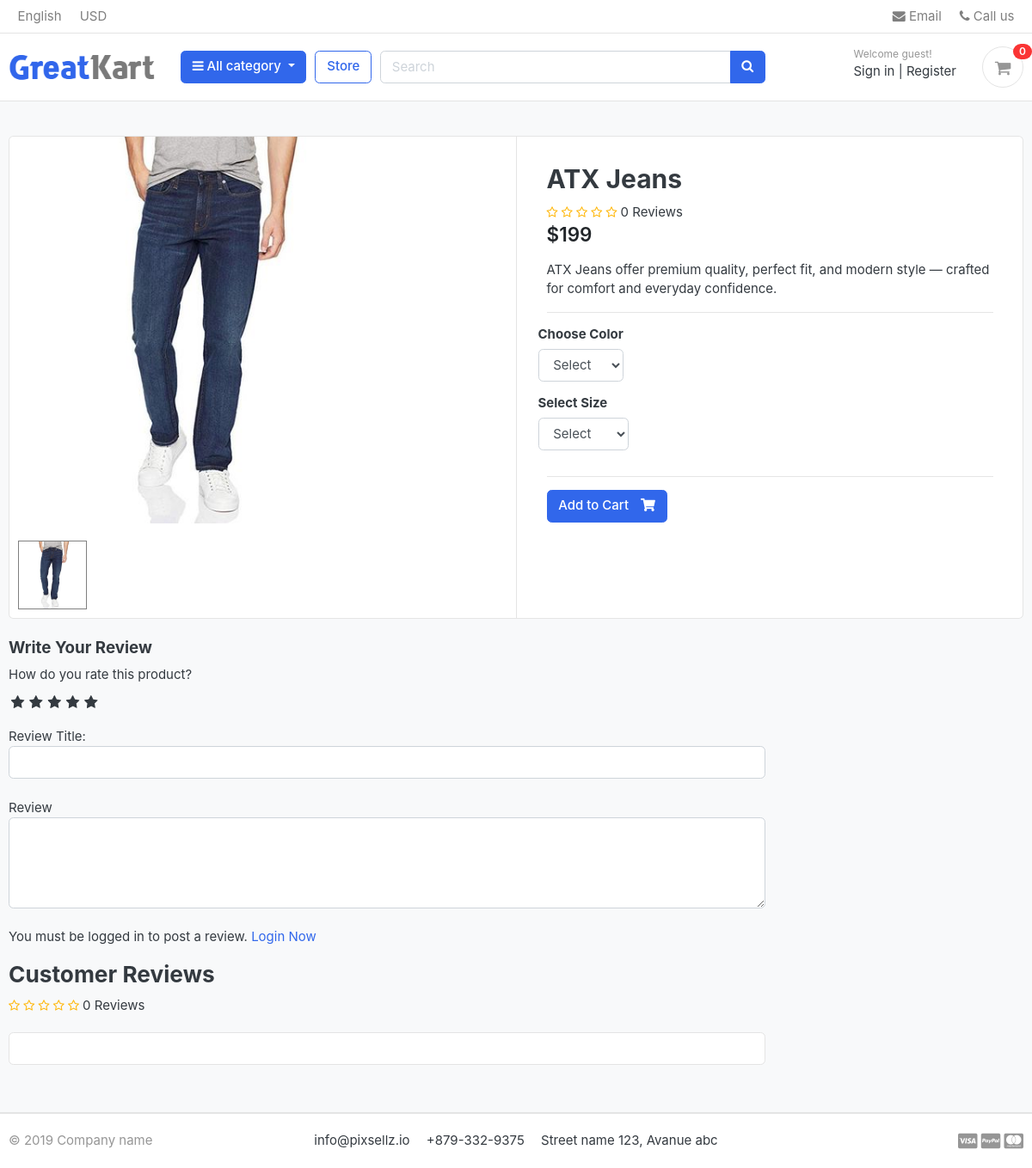
/store/category/jeans/atx-jeans/, run on the app's committed database.
### store/models.py (models this page shows, shortened)
class Product(models.Model):
    product_name = models.CharField(max_length=200, unique=True)
    slug = models.CharField(max_length=200, unique=True)
    product_description = models.TextField(max_length=500, blank=True)
    price = models.IntegerField()
    image = models.ImageField(upload_to='photos/products')
    stock = models.IntegerField()
    is_available = models.BooleanField(default=True)
    category = models.ForeignKey(Category, on_delete=models.CASCADE)
    created_date = models.DateTimeField(auto_now_add=True)
    modified_date = models.DateTimeField(auto_now=True)
    def averageReview(self):
        reviews = ReviewRating.objects.filter(product=self, status=True).aggregate(average=Avg('rating'))
        avg = 0
        if reviews['average'] is not None:
            avg = float(reviews['average'])
        return avg
    def countReview(self):
        reviews = ReviewRating.objects.filter(product=self, status=True).aggregate(count=Count('rating'))
        count = 0
        if reviews['count'] is not None:
            count = int(reviews['count'])
        return count

### store/views.py (the view)
# urls.py: path('category/<slug:category_slug>/<slug:product_slug>/', views.product_details, name='product_details'),
def product_details(request, category_slug, product_slug):
    try:
        single_product = Product.objects.get(category__slug=category_slug, slug=product_slug)
        in_cart = CartItem.objects.filter(cart__cart_id = _cart_id(request), product=single_product).exists()
    except Exception as e:
        raise e
    if request.user.is_authenticated:
        try:
            orderproduct = OrderProduct.objects.filter(user=request.user, product_id=single_product.id).exists()
        except OrderProduct.DoesNotExist:
            orderproduct = None
    else:
        orderproduct = None
    reviews = ReviewRating.objects.filter(product_id=single_product.id, status=True)
    product_gallery = ProductGallery.objects.filter(product_id=single_product.id)
    context = {
        "single_product": single_product,
        "in_cart": in_cart,
        'orderproduct': orderproduct,
        'reviews': reviews,
        'product_gallery': product_gallery
    }
    return render(request, 'store/product_details.html', context)

### carts/context_processors.py (called while the page is built)
def counter(request):
    cart_count = 0
    if 'admin' in request.path:
        return {}
    else:
        try:
            cart = Cart.objects.filter(cart_id=_cart_id(request))
            if request.user.is_authenticated:
                cart_items = CartItem.objects.all().filter(user=request.user)
            else:
                cart_items = CartItem.objects.all().filter(cart=cart[:1])
            for cart_item in cart_items:
                cart_count += cart_item.quantity
        except Cart.DoesNotExist:
            cart_count = 0
    return dict(cart_count=cart_count)

### carts/views.py (called while the page is built)
def _cart_id(request):
    cart = request.session.session_key
    if not cart:
        cart = request.session.create()
    return cart

### category/context_processors.py (called while the page is built)
def menu_links(request):
    links = Category.objects.all()
    return dict(links = links)

### category/models.py (called while the page is built)
    def get_url(self):
        return reverse('products_by_category', args=[self.slug])

### store/models.py (called while the page is built)
    def colors(self):
        return super(VariationManager, self).filter(variation_category='color', is_active=True)

    def sizes(self):
        return super(VariationManager, self).filter(variation_category='size', is_active=True)

### templates/store/product_details.html (shortened to what this page needs)
{% extends "base.html" %}
{% block content %}
<section class="section-content padding-y bg">
<div class="container">
<div class="card">
	<div class="row no-gutters">
		<aside class="col-md-6">
			<article class="gallery-wrap">
				<div class="img-big-wrap mainImage">
					<img src="{{single_product.image.url}}" class="img-fluid">
				</div>
			</article>
			<ul class="thumb">
				<li>
					<a href="{{ single_product.image.url }}" target="mainImage"><img src="{{ single_product.image.url }}" alt="Product Image"></a>
				</li>
			</ul>
		</aside>
		<main class="col-md-6 border-left">
			<form action="{% url "add_cart" single_product.id %}" method="POST">
				<article class="content-body">
				<h2 class="title">{{single_product.product_name}}</h2>
				<div class='rating-stars'>
					<span>
						<i class="fa fa-star{% if single_product.averageReview < 0.5 %}-o{% elif single_product.averageReview >= 0.5 and single_product.averageReview < 1 %}-half-o {% endif %}" aria-hidden="true"></i>
						<i class="fa fa-star{% if single_product.averageReview < 1.5 %}-o{% elif single_product.averageReview >= 1.5 and single_product.averageReview < 2 %}-half-o {% endif %}" aria-hidden="true"></i>
						<i class="fa fa-star{% if single_product.averageReview < 2.5 %}-o{% elif single_product.averageReview >= 2.5 and single_product.averageReview < 3 %}-half-o {% endif %}" aria-hidden="true"></i>
						<i class="fa fa-star{% if single_product.averageReview < 3.5 %}-o{% elif single_product.averageReview >= 3.5 and single_product.averageReview < 4 %}-half-o {% endif %}" aria-hidden="true"></i>
						<i class="fa fa-star{% if single_product.averageReview < 4.5 %}-o{% elif single_product.averageReview >= 4.5 and single_product.average < 5 %}-half-o {% endif %}" aria-hidden="true"></i>
					</span>
					<span>{{ single_product.countReview }} Reviews</span>
				</div>
				<div class="mb-3">
					<var class="price h4">${{single_product.price}}</var>
				</div>
				<p>{{single_product.product_description}}</p>
				<hr>
					<div class="row">
						<div class="item-option-select">
							<h6>Choose Color</h6>
							<select name="color" class="form-control" required>
								<option value="" disabled selected>Select</option>
							</select>
						</div>
					</div>
					<div class="row">
						<div class="item-option-select">
							<h6>Select Size</h6>
							<select name="size" class="form-control" required>
								<option value="" disabled selected>Select</option>
							</select>
						</div>
					</div>
					<hr>
					{% if single_product.stock <= 0 %}
						<h5 class='text-danger'>Out of Stock</h5>
					{% else %}
						<button class="btn  btn-primary"> <span class="text">Add to Cart</span> <i class="fas fa-shopping-cart"></i>  </button>
					{% endif %}
				</article>
			</form>
		</main>
	</div>
</div>
<br>
<div class="row">
	<div class="col-md-9">
	<form action="{% url "submit_review" single_product.id %}" method="POST">
		<h5>Write Your Review</h5>
		<div>
			 <label>How do you rate this product?</label>
			 <br>
			 <div class="rate">
				<input type="radio" name='rating' id='rating10' value='5' raquired><label for="rating10" title='5'></label>
				<input type="radio" name='rating' id='rating8' value='4' raquired><label for="rating8" title='4'></label>
				<input type="radio" name='rating' id='rating6' value='3' raquired><label for="rating6" title='3'></label>
				<input type="radio" name='rating' id='rating4' value='2' raquired><label for="rating4" title='2'></label>
				<input type="radio" name='rating' id='rating2' value='1' raquired><label for="rating2" title='1'></label>
			 </div>
			 <br>
			 Review Title:
			 <input type="text" class='form-control' name='subject'>
			 <br>
			 Review
			 <textarea name="review" rows='4' class='form-control'></textarea>
			 <br>
			 {% if  user.is_authenticated %}
				{% if orderproduct %}
					<input type="submit" value="Submit Review" class='btn btn-primary'>
				{% else %}
			 		<p>You must be purchase this product to post a review.</p>
				{% endif %}
			 {% else %}
			 	<p>You must be logged in to post a review. <span><a href="{% url "login" %}">Login Now</a></span></p>
			 {% endif %}
		</div>
	</form>
	<header class="section-heading">
		<h3>Customer Reviews </h3>
		<div class='rating-stars'>
			<span>
				<i class="fa fa-star{% if single_product.averageReview < 0.5 %}-o{% elif single_product.averageReview >= 0.5 and single_product.averageReview < 1 %}-half-o {% endif %}" aria-hidden="true"></i>
				<i class="fa fa-star{% if single_product.averageReview < 1.5 %}-o{% elif single_product.averageReview >= 1.5 and single_product.averageReview < 2 %}-half-o {% endif %}" aria-hidden="true"></i>
				<i class="fa fa-star{% if single_product.averageReview < 2.5 %}-o{% elif single_product.averageReview >= 2.5 and single_product.averageReview < 3 %}-half-o {% endif %}" aria-hidden="true"></i>
				<i class="fa fa-star{% if single_product.averageReview < 3.5 %}-o{% elif single_product.averageReview >= 3.5 and single_product.averageReview < 4 %}-half-o {% endif %}" aria-hidden="true"></i>
				<i class="fa fa-star{% if single_product.averageReview < 4.5 %}-o{% elif single_product.averageReview >= 4.5 and single_product.average < 5 %}-half-o {% endif %}" aria-hidden="true"></i>
			</span>
			<span>{{ single_product.countReview }} Reviews</span>
		</div>
	</header>
	<article class="box mb-3">
	</article>
	</div>
</div>
</div>
</section>
{% endblock content %}

### static/css/ui.css (style rules this page uses)
html { font-family: "Inter", sans-serif; font-size: 15px; }
.content-body { flex: 1 1 auto; padding: 2rem 2.3rem; }
.padding-y { padding-top: 40px; padding-bottom: 40px; }
var { font-style: normal; }
article:after, .form-group:after { display: block; clear: both; content: ""; }
.bg { background-color: #f8f9fa; }
.section-heading { margin-bottom: 20px; margin-top: 15px; }
p:last-child { margin-bottom: 0; }
.btn .text + i { margin-left: 10px; }
.price { font-weight: 600; color: #212529; }
.box { padding: 18px; background: #fff; border-radius: 0.37rem; border: 1px solid #e4e4e4; }
.rating-stars { display: inline-block; vertical-align: middle; list-style: none; margin: 0; padding: 0; position: relative; white-space: nowrap; clear: both; }
.rating-stars i { font-size: 14px; color: #ccc; display: inline; }
.gallery-wrap .img-big-wrap { margin-bottom: 10px; border-radius: 0.37rem; overflow: hidden; background-color: #fff; }
.gallery-wrap .img-big-wrap img { height: 450px; width: auto; display: inline-block; }
.item-option-select { margin-bottom: 1rem; display: inline-block; margin-right: 15px; }

### static/css/custom.css (style rules this page uses)
.rate { display: inline-block; border: 0; }
.rate > label { float: right; }
.rate > label:before { display: inline-block; font-size: 1.1rem; font-family: FontAwesome; content: "\f005"; margin: 0; padding: 0.3rem .2rem; }
.rating-stars i { color: #ffb503 !important; }
ul.thumb { margin: 0 auto; padding: 0; float: left; }
ul.thumb li { list-style: none; margin: 10px; }
ul.thumb li img { width: 80px; height: 80px; border: 1px solid grey; }

### data on the page
Product: image (picture), product_name "ATX Jeans", countReview "0", price "199", product_description "ATX Jeans offer premium quality, perfect fit, and modern style — crafted for comfort and everyday confidence."

### other printed values
{{ cart_count }} "0"
